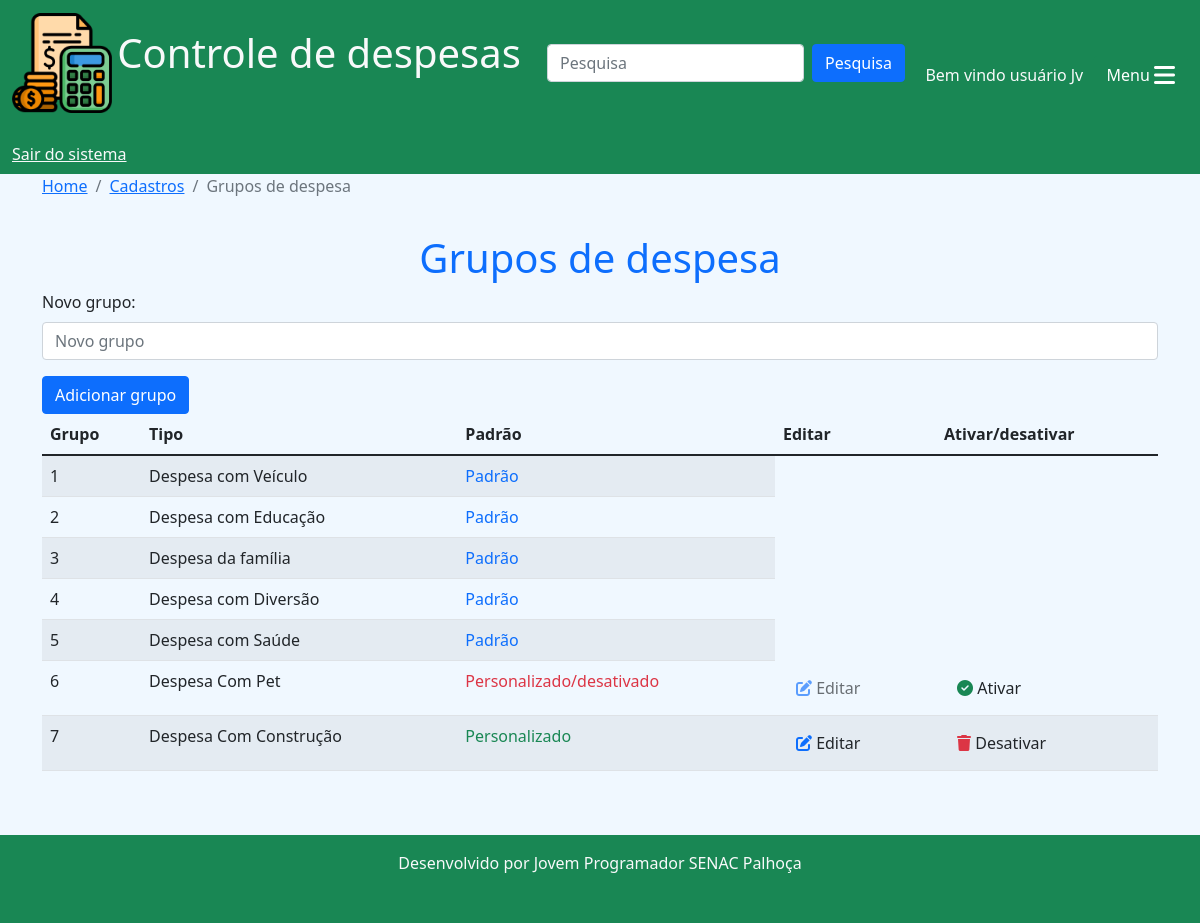
The page /cadastros/grupos/ (signed in) on the database its author committed.
### cadastros/models.py (models this page shows, shortened)
class GrupoDespesa(models.Model):
    grupo = models.CharField(max_length=50)
    padrao = models.BooleanField(default=False)
    usuario = models.ForeignKey(User, on_delete=models.CASCADE, blank=True, null=True)
    ativo = models.BooleanField(default=True)
    class Meta:
        verbose_name = 'Grupo de despesa'
        verbose_name_plural = 'Grupos de despesa'

### cadastros/views.py (the view)
# urls.py: path('grupos/', views.grupos, name='grupos'),
@login_required(login_url='login')
def grupos(request):
    user = request.user
    grupos = GrupoDespesa.objects.all().filter(
        Q(usuario=user) | Q(padrao=True)
    )
    return render(request, 'grupos.html', {"grupos":grupos})

### cadastros/templates/grupos.html (shortened to what this page needs)
{% extends 'base.html'%}
{% block 'conteudo'%}
<nav aria-label="breadcrumb">
  <ol class="breadcrumb">
    <li class="breadcrumb-item"><a href="{% url 'home'%}">Home</a></li>
    <li class="breadcrumb-item"><a href="{% url 'cadastros'%}">Cadastros</a></li>
    <li class="breadcrumb-item active" aria-current="page">Grupos de despesa</li>
  </ol>
</nav>
<h1 style="padding-top: 20px;" class="text-center text-primary">Grupos de despesa</h1>
<div class="row">
  <div class="col-12">
    <form method="post" action="{% url 'adicionar_grupo'%}" enctype="multipart/form-data">
      <div class="mb-3">
        <label class="form-label">Novo grupo: </label>
        <input type="text" class="form-control" name="grupo" placeholder="Novo grupo" value="{{request.POST.grupo}}">
      </div>
      <button type="submit" class="btn btn-primary">Adicionar grupo</button>
    </form>
  </div>
  <div class="col-12 table-responsive">
    <table class="table table-striped table-hover">
      <thead>
        <tr>
          <th scope="col">Grupo</th>
          <th scope="col">Tipo</th>
          <th scope="col">Padrão</th>
          <th scope="col">Editar</th>
          <th scope="col">Ativar/desativar</th>
        </tr>
      </thead>
      <tbody>
        {% for c in grupos%}
        <tr>
            <td>{{c.id}}</td>
            <td>{{c.grupo}}</td>
            {% if not c.padrao %}
            {% if c.ativo %}
            <td class="text-success">Personalizado</td>
            {% else %}
            <td class="text-danger">Personalizado/desativado</td>
            {% endif %}
            {% if c.ativo %}
            <td><a href="{% url 'alterar_grupo' c.id%}" class="btn" title="Alterar grupo"><i class="fa-solid fa-pen-to-square text-primary"></i> Editar</a></td>
            <td><a href="{% url 'desativar_grupo' c.id%}" class="btn" title="Desativar grupo"><i class="fa-solid fa-trash text-danger"></i> Desativar</a></td>
            {% else %}
            <td><a href="{% url 'alterar_grupo' c.id%}" class="btn disabled" title="Alterar grupo"><i class="fa-solid fa-pen-to-square text-primary"></i> Editar</a></td>
            <td><a href="{% url 'desativar_grupo' c.id%}" class="btn" title="Reativar grupo"><i class="fa-solid fa-circle-check text-success"></i> Ativar</a></td>
            {% endif %}
            {% else %}
            <td class="text-primary">Padrão</td>
            {% endif %}
        </tr>
        {%endfor%}
      </tbody>
    </table>
  </div>
</div>
{% endblock %}

### templates/base.html (shortened to what this page needs)
{% load static %}
<!DOCTYPE html>
<html lang="pt-br">
<head>
    <link href="https://cdn.jsdelivr.net/npm/bootstrap@5.1.3/dist/css/bootstrap.min.css" rel="stylesheet">
    <link rel="stylesheet" href="{% static 'css/estilo.css'%}">
</head>
<body>
    <nav class="navbar navbar-light bg-success">
        <div class="container-fluid">
          <a class="navbar-brand text-light" href="{% url 'home'%}">
            <img src="{% static 'img/icone_despesas.png'%}" width="100" height="100" class="d-inline-block align-text-middle">
            <span class="fs-1">Controle de despesas</span>
          </a>
          <form class="d-flex" action="{% url 'pesquisa'%}">
            <input class="form-control me-2" type="search" placeholder="Pesquisa" aria-label="Search" name="termo">
            <button class="btn btn-primary" type="submit">Pesquisa</button>
          </form>
          {% if user.first_name != ''%}
          <span class="text-light mt-4">Bem vindo {{user.first_name}} {{user.last_name}}</span>
          {% else %}
          <span class="text-light mt-4">Bem vindo usuário {{user}}</span>
          {% endif %}
          <button class="btn btn-success text-end mt-4" type="button" data-bs-toggle="offcanvas" data-bs-target="#offcanvasScrolling" aria-controls="offcanvasScrolling">Menu <i class="fa fa-bars fa-xl"></i></button>
          {% if user.is_authenticated %}
          <a href="{% url 'logout'%}" class="text-light mt-4">Sair do sistema</a>
          {% else %}
          <a href="{% url 'login'%}" class="text-light mt-4">Faça seu login</a>
          {% endif %}
        </div>
    </nav>
      <div class="container">
       {% block 'conteudo'%}
       {% endblock %}
      </div>
    <footer class="text-center text-light bg-success mt-5 pb-3">
        <p class="py-3">Desenvolvido por Jovem Programador SENAC Palhoça</p>
    </footer>
</body>
</html>

### templates/static/css/estilo.css (style rules this page uses)
* { margin: 0; padding: 0; }
body { background-color: aliceblue; }

### rows shown on the page
GrupoDespesa: id "1", grupo "Despesa com Veículo", padrao "Padrão"
GrupoDespesa: id "2", grupo "Despesa com Educação", padrao "Padrão"
GrupoDespesa: id "3", grupo "Despesa da família", padrao "Padrão"
GrupoDespesa: id "4", grupo "Despesa com Diversão", padrao "Padrão"
GrupoDespesa: id "5", grupo "Despesa com Saúde", padrao "Padrão"
GrupoDespesa: id "6", grupo "Despesa Com Pet", padrao "Personalizado/desativado"
GrupoDespesa: id "7", grupo "Despesa Com Construção", padrao "Personalizado"

### other values the page prints
{{ user }} "Jv"
